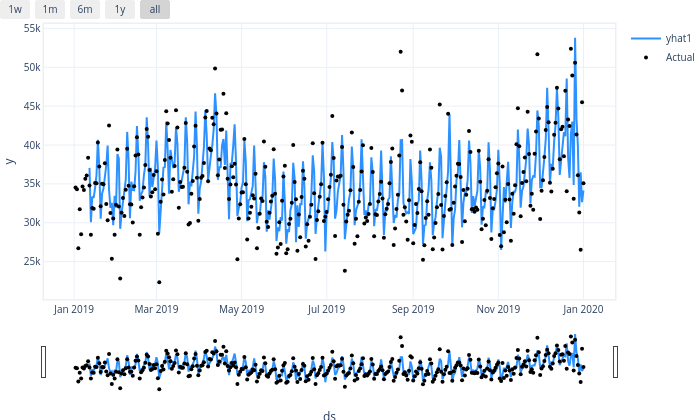

Notebook code cell kept with this figure:
### Code cell
y_hat = m.predict(test)
mae = np.nanmean(np.abs(y_hat['yhat1'].values - y_hat['y'].values))
mape = np.nanmean(np.abs(y_hat['yhat1'].values - y_hat['y'].values) / y_hat['y'].values)
print(f"fit MAE is: {mae:.2f}")
print(f"fit MAPE is: {mape:.2f}")
m.plot(y_hat)

### Figure 1 — Plotly figure (JSON) as saved in the notebook; plotly's stock layout.template omitted (floating-point values rounded to 4 significant figures; data arrays with more than 128 entries replaced by an {"elided": "..."} marker saying what was removed)
{"data": [{"fill": "none", "line": {"color": "rgba(45, 146, 255, 1.0)", "width": 2}, "mode": "lines", "name": "yhat1", "type": "scatter", "x": {"elided": "365 str values"}, "y": {"elided": "365 float values"}}, {"marker": {"color": "black", "size": 4}, "mode": "markers", "name": "Actual", "type": "scatter", "x": {"elided": "365 str values"}, "y": {"elided": "365 int values"}}], "layout": {"autosize": true, "font": {"size": 10}, "height": 420, "hovermode": "x unified", "margin": {"b": 0, "l": 0, "pad": 0, "r": 10, "t": 10}, "showlegend": true, "title": {"font": {"size": 12}}, "width": 700, "xaxis": {"linewidth": 1.5, "mirror": true, "rangeselector": {"buttons": [{"count": 7, "label": "1w", "step": "day", "stepmode": "backward"}, {"count": 1, "label": "1m", "step": "month", "stepmode": "backward"}, {"count": 6, "label": "6m", "step": "month", "stepmode": "backward"}, {"count": 1, "label": "1y", "step": "year", "stepmode": "backward"}, {"step": "all"}]}, "rangeslider": {"visible": true}, "showline": true, "title": {"text": "ds"}, "type": "date"}, "yaxis": {"linewidth": 1.5, "mirror": true, "showline": true, "title": {"text": "y"}}}}
